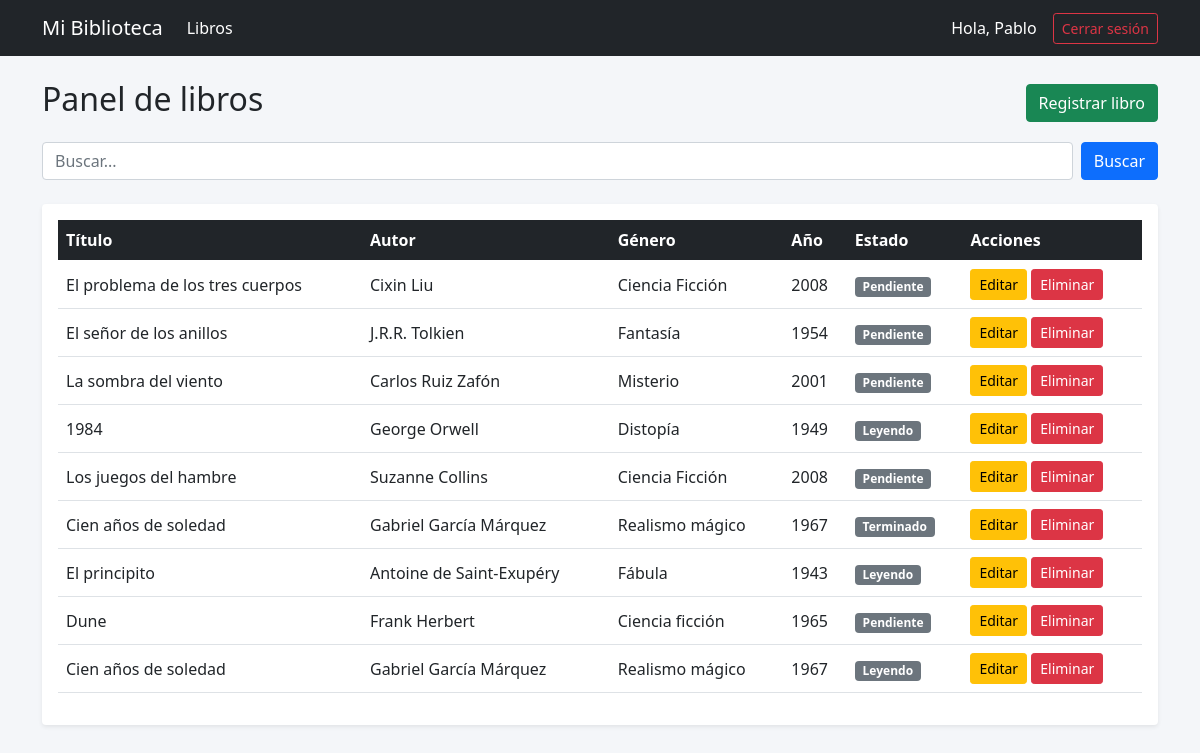
/libros/index.php (signed in), run on the app's committed database.
### tables this page shows
CREATE TABLE IF NOT EXISTS `libros` (
  `id_libro` int NOT NULL AUTO_INCREMENT,
  `titulo` varchar(150) NOT NULL,
  `autor` varchar(100) NOT NULL,
  `genero` varchar(60) NOT NULL,
  `anio` int NOT NULL,
  `estado` varchar(20) NOT NULL,
  `id_usuario` int NOT NULL,
  PRIMARY KEY (`id_libro`),
  KEY `id_usuario` (`id_usuario`)
);

### libros/index.php (the view, shortened to what this page needs)
<?php
    require "../config/conexion.php";
    $busqueda = $_GET["buscar"] ?? "";
    if($_SESSION["rol"] === "administrador") {
        $admin = true;
        $sql = "SELECT * FROM libros WHERE titulo LIKE ? ORDER BY id_libro DESC";
        $consulta = $conexion->prepare($sql);
        $consulta->execute(["%" . $busqueda . "%"]);
    } else {
        $admin = false;
        $sql = "SELECT * FROM libros WHERE id_usuario = ? AND titulo LIKE ? ORDER BY id_libro DESC";
        $consulta = $conexion->prepare($sql);
        $consulta->execute([$_SESSION["id_usuario"], "%" . $busqueda . "%"]);
    }
    $libros = $consulta->fetchAll(PDO::FETCH_ASSOC);
?>
<!DOCTYPE html>
<html lang="en">
<head>
    <link href="https://cdn.jsdelivr.net/npm/bootstrap@5.0.2/dist/css/bootstrap.min.css" rel="stylesheet">
    <link rel="stylesheet" href="../assets/css/estilos.css">
</head>
<body>
    <nav class="navbar navbar-expand-lg navbar-dark bg-dark mb-4">
        <div class="container">
            <a class="navbar-brand" href="../dashboard.php">Mi Biblioteca</a>
            <ul class="navbar-nav me-auto">
                <li class="nav-item">
                    <a class="nav-link active" href="index.php">Libros</a>
                </li>
            </ul>
            <span class="navbar-text text-white me-3">
                Hola, <?= htmlspecialchars($_SESSION["nombre"]) ?>
            </span>
            <a href="../logout.php" class="btn btn-outline-danger btn-sm">Cerrar sesión</a>
        </div>
    </nav>
    <div class="container">
        <div class="d-flex justify-content-between align-items-center mb-3">
            <h2><?= $admin ? "Panel de libros" : "Mis libros" ?></h2>
            <a href="crear.php" class="btn btn-success">Registrar libro</a>
        </div>
        <form method="GET" class="d-flex mb-4">
            <input type="text" name="buscar" class="form-control me-2"
                   placeholder="Buscar..."
                   value="<?= htmlspecialchars($busqueda) ?>">
            <button type="submit" class="btn btn-primary">Buscar</button>
        </form>
        <?php if ($admin && !empty($libros)): ?>
            <div class="table-responsive bg-white p-3 rounded shadow-sm">
                <table class="table table-hover align-middle">
                    <thead class="table-dark">
                        <tr>
                            <th>Título</th>
                            <th>Autor</th>
                            <th>Género</th>
                            <th>Año</th>
                            <th>Estado</th>
                            <th>Acciones</th>
                        </tr>
                    </thead>
                    <tbody>
                        <?php foreach ($libros as $libro): ?>
                            <tr>
                                <td><?= htmlspecialchars($libro["titulo"]) ?></td>
                                <td><?= htmlspecialchars($libro["autor"]) ?></td>
                                <td><?= htmlspecialchars($libro["genero"]) ?></td>
                                <td><?= htmlspecialchars($libro["anio"]) ?></td>
                                <td>
                                    <span class="badge bg-secondary"><?= htmlspecialchars($libro["estado"]) ?></span>
                                </td>
                                <td>
                                    <a href="editar.php?id=<?= $libro["id_libro"] ?>" class="btn btn-warning btn-sm">Editar</a>
                                    <form action="eliminar.php" method="POST" class="d-inline" onsubmit="return confirm('¿Seguro que deseas eliminar este libro?');">
                                        <button type="submit" class="btn btn-danger btn-sm">Eliminar</button>
                                    </form>
                                </td>
                            </tr>
                        <?php endforeach; ?>
                    </tbody>
                </table>
            </div>
        <?php endif; ?>
    </div>
</body>
</html>

### assets/css/estilos.css (style rules this page uses)
body { background-color: #f4f6f9; font-family: 'Segoe UI', Tahoma, Geneva, Verdana, sans-serif; }

### data on the page
libros: titulo "El problema de los tres cuerpos", autor "Cixin Liu", genero "Ciencia Ficción", anio "2008", estado "Pendiente"
libros: titulo "El señor de los anillos", autor "J.R.R. Tolkien", genero "Fantasía", anio "1954", estado "Pendiente"
libros: titulo "La sombra del viento", autor "Carlos Ruiz Zafón", genero "Misterio", anio "2001", estado "Pendiente"
libros: titulo "1984", autor "George Orwell", genero "Distopía", anio "1949", estado "Leyendo"
libros: titulo "Los juegos del hambre", autor "Suzanne Collins", genero "Ciencia Ficción", anio "2008", estado "Pendiente"
libros: titulo "Cien años de soledad", autor "Gabriel García Márquez", genero "Realismo mágico", anio "1967", estado "Terminado"
libros: titulo "El principito", autor "Antoine de Saint-Exupéry", genero "Fábula", anio "1943", estado "Leyendo"
libros: titulo "Dune", autor "Frank Herbert", genero "Ciencia ficción", anio "1965", estado "Pendiente"
libros: titulo "Cien años de soledad", autor "Gabriel García Márquez", genero "Realismo mágico", anio "1967", estado "Leyendo"

### other printed values
$_SESSION["nombre"] "Pablo"
